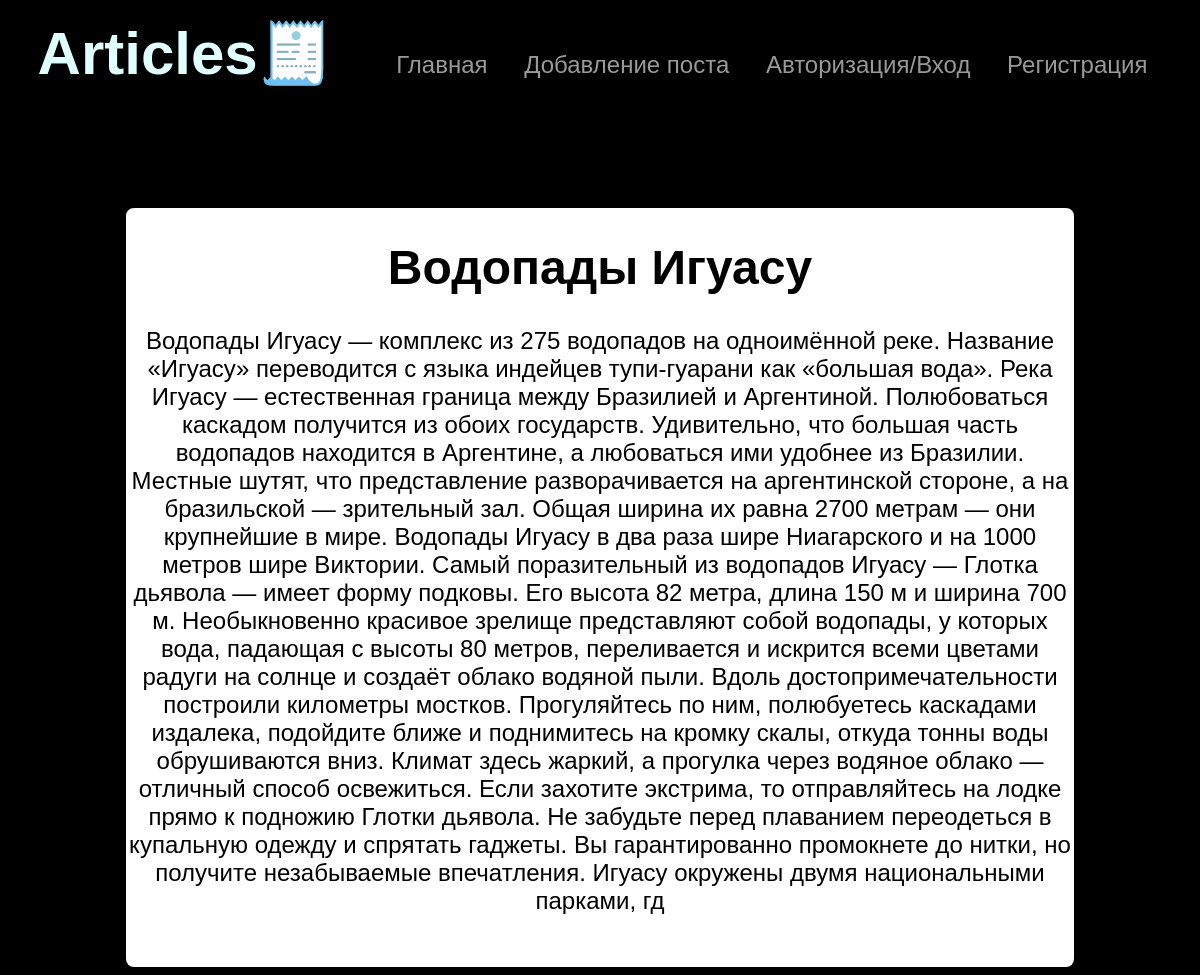
Screenshot of /post/3 with the database file from the repository.
### app.py (models this page shows)
class Post(db.Model):
    id = db.Column(db.Integer, primary_key=True)
    title = db.Column(db.String(300), nullable=False)
    text = db.Column(db.Text, nullable=False)
    photo_path = db.Column(db.Text)
    category = db.Column(db.String(100), nullable=False)

### app.py (the view)
@app.route('/post/<int:id>')
def hello(id):
    post2 = Post.query.get_or_404(id)
    return render_template('post.html', post=post2)

### templates/post.html (shortened to what this page needs)
{% extends 'main_html.html' %}
{% block body %}
    <div class="post-container">
        <div class="text-section">
            <h1>
                {{post.title}}
            </h1>
            <p>
                {{post.text}}
            </p>
        </div><br>
    </div>
{% endblock %}

### static/css/style.css (style rules this page uses)
body { color: white; background-color: black; text-align: center; font-family: 'Arial'; font-size: 24px; }

### rows the page displays
Post: title "Водопады Игуасу", text "Водопады Игуасу — комплекс из 275 водопадов на одноимённой реке. Название «Игуасу» переводится с языка индейцев тупи-гуарани как «большая вода». Река Игуасу — естественная граница между Бразилией и Аргентиной. Полюбоваться каскадом получится из обоих государств. Удивительно, что большая часть водопадов находится в Аргентине, а любоваться ими удобнее из Бразилии. Местные шутят, что представление разворачивается на аргентинской стороне, а на бразильской — зрительный зал. Общая ширина их равна 2700 метрам — они крупнейшие в мире. Водопады Игуасу в два раза шире Ниагарского и на 1000 метров шире Виктории. Самый поразительный из водопадов Игуасу — Глотка дьявола — имеет форму подковы. Его высота…"
